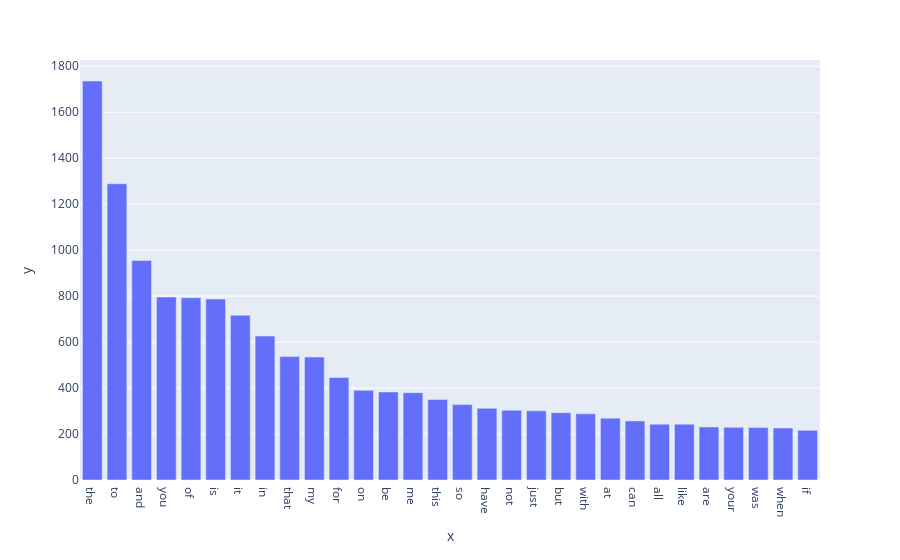
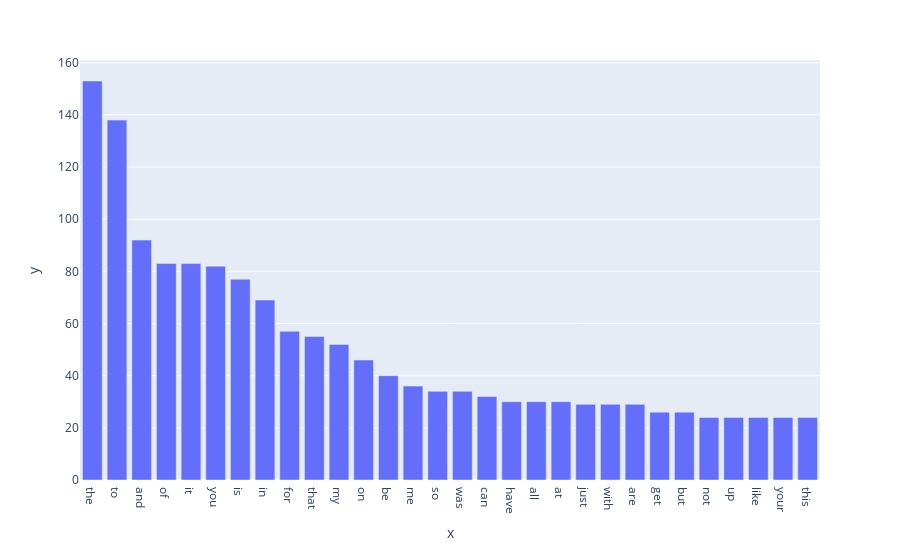

These figures' notebook cell, in order:
### Markdown cell above
---
### ** >>> Exercise 1 (Take home): **  
Plot word frequency for Top 30 words in both train and test dataset. (Hint: refer to DM lab 1)

### Code cell
# Answer here
from sklearn.feature_extraction.text import CountVectorizer
import plotly.express as px
#cv_train = CountVectorizer()
#cv_test = CountVectorizer()
#train_counts = cv_train.fit_transform(train_df.text)
#test_counts = cv_test.fit_transform(test_df.text)

#print(train_counts[0:10])
def show_volc(text, top_n):
    cv = CountVectorizer()
    counts = cv.fit_transform(text)
    df_counts = pd.DataFrame(counts.toarray(), columns=cv.get_feature_names_out())
    term_frequencies = df_counts.sum().sort_values(ascending=False)
    fig = px.bar(x=term_frequencies.index[0:top_n], y=term_frequencies[0:top_n])
    fig.show()

show_volc(train_df.text, 30)
show_volc(test_df.text, 30)
# need to `pip install nbformat`

### Figure 1 — Plotly figure (JSON) as saved in the notebook; plotly's stock layout.template omitted (floating-point values rounded to 4 significant figures)
{"data": [{"alignmentgroup": "True", "hovertemplate": "x=%{x}<br>y=%{y}<extra></extra>", "legendgroup": "", "marker": {"color": "#636efa", "pattern": {"shape": ""}}, "name": "", "offsetgroup": "", "orientation": "v", "showlegend": false, "textposition": "auto", "type": "bar", "x": ["the", "to", "and", "you", "of", "is", "it", "in", "that", "my", "for", "on", "be", "me", "this", "so", "have", "not", "just", "but", "with", "at", "can", "all", "like", "are", "your", "was", "when", "if"], "xaxis": "x", "y": [1736, 1289, 955, 796, 793, 787, 717, 626, 537, 535, 446, 390, 383, 380, 350, 328, 312, 303, 301, 293, 288, 269, 257, 243, 243, 231, 229, 228, 226, 216], "yaxis": "y"}], "layout": {"barmode": "relative", "legend": {"tracegroupgap": 0}, "margin": {"t": 60}, "xaxis": {"anchor": "y", "domain": [0, 1], "title": {"text": "x"}}, "yaxis": {"anchor": "x", "domain": [0, 1], "title": {"text": "y"}}}}

### Figure 2 — Plotly figure (JSON) as saved in the notebook; plotly's stock layout.template omitted (floating-point values rounded to 4 significant figures)
{"data": [{"alignmentgroup": "True", "hovertemplate": "x=%{x}<br>y=%{y}<extra></extra>", "legendgroup": "", "marker": {"color": "#636efa", "pattern": {"shape": ""}}, "name": "", "offsetgroup": "", "orientation": "v", "showlegend": false, "textposition": "auto", "type": "bar", "x": ["the", "to", "and", "of", "it", "you", "is", "in", "for", "that", "my", "on", "be", "me", "so", "was", "can", "have", "all", "at", "just", "with", "are", "get", "but", "not", "up", "like", "your", "this"], "xaxis": "x", "y": [153, 138, 92, 83, 83, 82, 77, 69, 57, 55, 52, 46, 40, 36, 34, 34, 32, 30, 30, 30, 29, 29, 29, 26, 26, 24, 24, 24, 24, 24], "yaxis": "y"}], "layout": {"barmode": "relative", "legend": {"tracegroupgap": 0}, "margin": {"t": 60}, "xaxis": {"anchor": "y", "domain": [0, 1], "title": {"text": "x"}}, "yaxis": {"anchor": "x", "domain": [0, 1], "title": {"text": "y"}}}}
